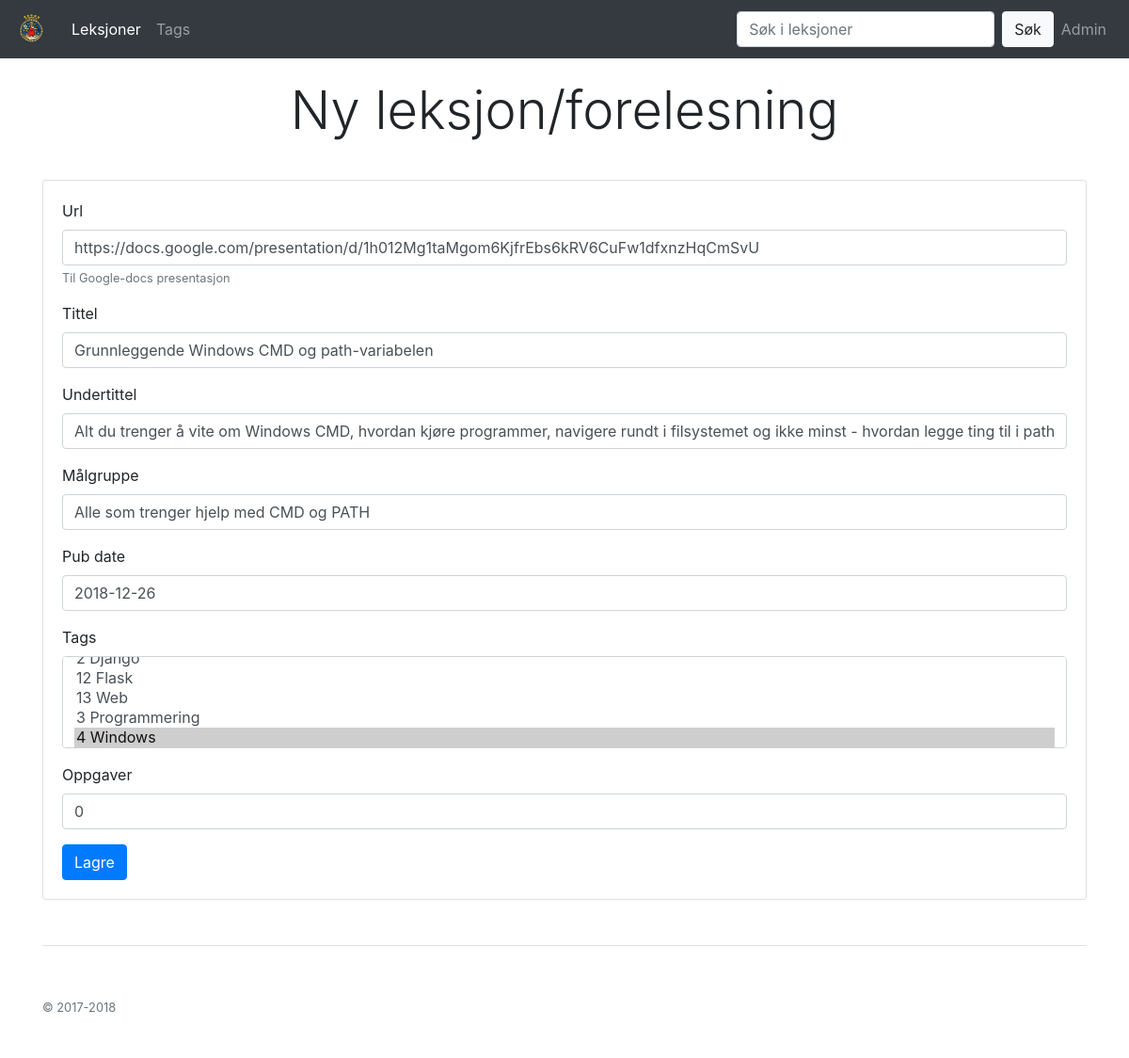
Screenshot of /forelesninger/rediger/5 (signed in) with the database file from the repository.
### app/models.py (models this page shows, shortened)
class Lecture(models.Model):
    class Meta():
        ordering = ['-pub_date']
    url = models.CharField(max_length=200, verbose_name='Url', help_text='Til Google-docs presentasjon')
    title = models.CharField(max_length=200, verbose_name='Tittel')
    undertitle = models.CharField(max_length=200, null=True, blank=True, verbose_name='Undertittel')
    target_audience = models.CharField(max_length=200, null=True, blank=True, verbose_name='Målgruppe')
    pub_date = models.DateField(default=datetime.date.today)
    tags = models.ManyToManyField('app.Tag', related_name='lectures', blank=True)
    tasks = models.IntegerField(null=True, blank=True, verbose_name='Oppgaver')

### app/views.py (the view)
# urls.py: path(r'forelesninger/rediger/<int:pk>', views.LectureUpdateView.as_view(), name='lecture_update'),
@method_decorator(user_passes_test(lambda u: u.is_superuser), name='dispatch')
class LectureUpdateView(UpdateView):
    success_url = '/forelesninger'
    current_tab = 'lectures'
    model = Lecture
    fields = ['url','title','undertitle','target_audience', 'pub_date','tags','tasks']

### app/models.py (called while the page is built)
    def __repr__(self):
        return (str(self.pk) + " " + self.name)

    def __str__(self):
        return self.__repr__()

### app/templates/app/lecture_form.html (shortened to what this page needs)
{% extends "app/base.html" %}
{% load bootstrap4 %}
{% block content %}
<div class="pricing-header px-3 py-3 pt-md-5 pb-md-4 mx-auto text-center">
	<h1 class="display-4">Ny leksjon/forelesning</h1>
</div>
<div class="card">
<div class="card-body">
<form method="post">
{% bootstrap_form form %}
<button type="submit" class="btn btn-primary">Lagre</button>
</form>
</div>
</div>
{% endblock content %}

### rows the page displays
Lecture: url "https://docs.google.com/presentation/d/1h012Mg1taMgom6KjfrEbs6kRV6CuFw1dfxnzHqCmSvU", title "Grunnleggende Windows CMD og path-variabelen", undertitle "Alt du trenger å vite om Windows CMD, hvordan kjøre programmer, navigere rundt i filsystemet og ikke minst - hvordan legge ting til i path.", target_audience "Alle som trenger hjelp med CMD og PATH", pub_date "2018-12-26", tasks "0"
